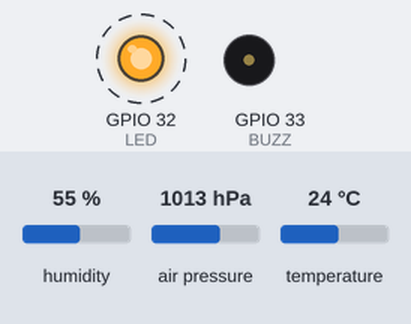
A sketch run on a simulated ESP32. On the bench: output pins drawn as LEDs (lit = HIGH), buzzer (waves = sounding, pin HIGH). Dashed ring = blinking. The inputs (shaded band) are chosen by the test bench; at power-on: humidity 55 %, air pressure 1013 hPa, temperature 24 °C. What the sketch prints to the serial monitor is not drawn.

Above: at 1.06 s.
Timing chart, 0 to 4.0 s (numbered marks = the images above):
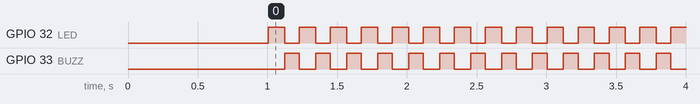

The sketch:

bme280.ino
```cpp
#include <Adafruit_BME280.h>

#define SEALEVELPRESSURE_HPA 1013.25  //Se indica la presión a nivel del mar en hPa
#define BME280_ADDRESS 0x76 //Se indica la dirección I2C del sensor
#define LED 32 //Se indica el pin para el LED indicador
#define BUZZ 33 //Se indica el pin para el Buzzer indicador

Adafruit_BME280 bme;  //Se crea el objeto BME280

//Prototitpo de funciones
void bme_verify();
void bme_read();

//Variables
float T, P, P0, h, hreal = 0.0;
int H = 0;

void setup() {
  //Inicialización de la terminal serie
  Serial.begin(9600);
  while(!Serial);

  //Salidas
  pinMode(LED, OUTPUT);
  pinMode(BUZZ, OUTPUT);
  //Verificación del sensor BME280
  bme_verify();

}

void loop() {
  bme_read();
  digitalWrite(LED, HIGH);
  digitalWrite(BUZZ, LOW);

  Serial.print("Presion: ");
  Serial.print(P);
  Serial.print(" hPa ");

  Serial.print("Temperatura: ");
  Serial.print(T);
  Serial.print(" C ");

  Serial.print("Humedad: ");
  Serial.print(H);
  Serial.print(" % ");

  Serial.print("Altitud: ");
  Serial.print(h);
  Serial.print(" m, ");
  Serial.print(hreal);
  Serial.println(" m");

  delay(100);
  digitalWrite(LED, LOW);
  digitalWrite(BUZZ, HIGH);
  delay(100);
}

void bme_verify(){
  //Si el sensor no es detecatado
  if (!bme.begin(BME280_ADDRESS )) {
    Serial.println("S01");
  }
  else{
    P0=bme.readPressure()/100; //Se lee la presión de referencia [hPa]
    Serial.println("Online");
    Serial.print(P0);
    Serial.println(" hPa");
    delay(1000);
  }
}

void bme_read(){
  int aux=0;
  float decimales = 0.0;

  P = bme.readPressure()/100;   //Se lee la presión [hPa]
  T = bme.readTemperature();    //Se lee la temperatura [°C]
  H = bme.readHumidity();       //Se lee la humedad relativa [%]
  hreal = bme.readAltitude(P0);     //Se calcula la altitud [m]
  aux = int(hreal);
  decimales = hreal - aux;
  if(decimales <= 0.8){
    h = float(aux);
  }
  else{
    h = hreal;
  }
}
```

Measured:
- by itself, GPIO 32 (LED): alternates HIGH for 0.12 s and LOW for 0.10 s
- by itself, GPIO 33 (BUZZ): alternates HIGH for 0.10 s and LOW for 0.12 s
